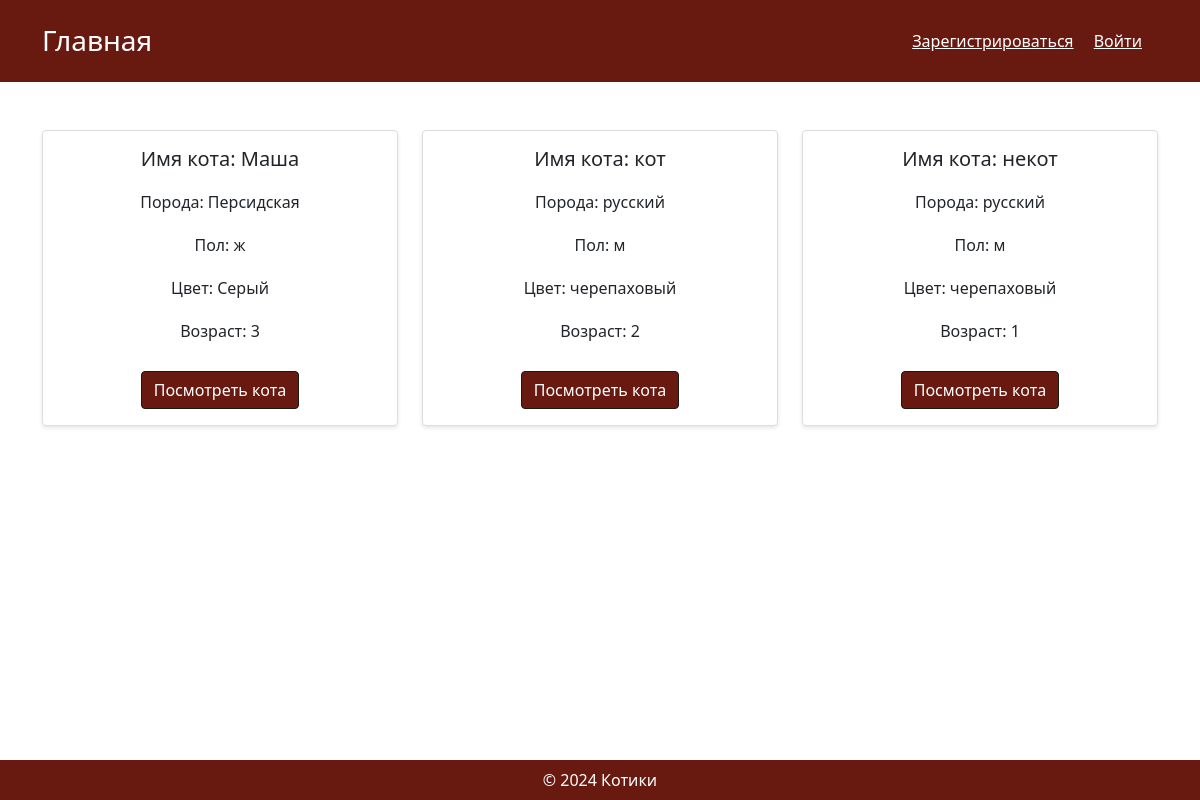
Before: / with the older database file.
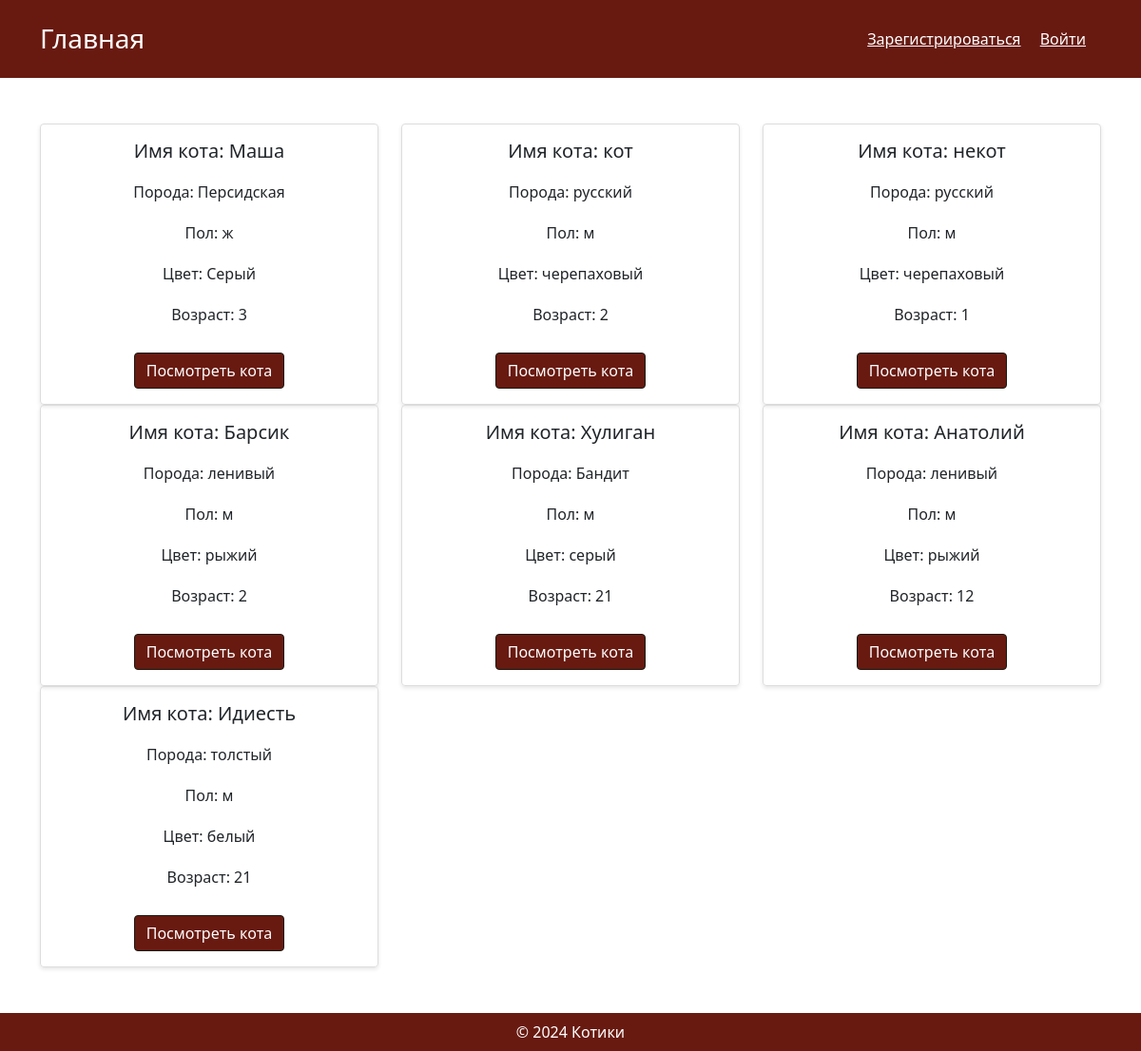
After: the same page with the newer database file.
### CatModels.py (models this page shows)
class Cats(db.Model):
    __tablename__ = 'cats'
    id = db.Column(db.Integer, primary_key=True, autoincrement=True)
    name = db.Column(db.String(80), nullable=False)
    breed = db.Column(db.String(80), nullable=False)
    gender = db.Column(db.String(80), nullable=False)
    color = db.Column(db.String(80), nullable=False)
    age = db.Column(db.Integer, nullable=False)
    cats_position = db.relationship('CatsPosition', backref='cats', cascade='all, delete-orphan', lazy='dynamic')

### main.py (the view)
@app.route('/', methods=["GET"])
def main_page():
    cats = get_all_cats()
    try:
        if get_user_role() == 'user':
            return render_template('main.html', cats=cats, auth=True)
        elif get_user_role() == 'admin':
            return render_template('main.html', u=True, cats=cats, auth=True)
    except AttributeError:
        return render_template('main.html', u=False, cats=cats)

### CatModels.py (called while the page is built)
def get_all_cats():
    return Cats.query.all()

### main.py (called while the page is built)
def get_user_role():
    return current_user._get_current_object().role

### templates/main.html (shortened to what this page needs)
<!DOCTYPE html>
<html lang="ru">
<head>
    <link rel="stylesheet" href="static/css/style.css">
    <link href="https://cdn.jsdelivr.net/npm/bootstrap@5.1.3/dist/css/bootstrap.min.css" rel="stylesheet">
    <link href="https://cdnjs.cloudflare.com/ajax/libs/font-awesome/6.0.0-beta3/css/all.min.css" rel="stylesheet">
</head>
<body>
        <header class="text-white p-4">
             <div class="container">
                 <div class="d-flex justify-content-between align-items-center flex-column flex-lg-row">
                     <h1 class="h3 mb-3 mb-lg-0">Главная</h1>
                     <nav>
                         <a href="/register" class="text-white mb-2 mb-lg-0 me-0 me-lg-3">Зарегистрироваться</a>
                         <a href="/login" class="text-white mb-2 mb-lg-0 me-0 me-lg-3">Войти</a>
                    </nav>
                 </div>
             </div>
        </header>
<main class="py-5">
    <div class="container">
        <div class="row">
            {% for cat in cats %}
                <div class="col-md-4 d-flex">
                    <div class="product-card w-100">
                        <h3>Имя кота: {{ cat.name }}</h3>
                        <p>Порода: {{ cat.breed }}</p>
                        <p>Пол: {{ cat.gender }}</p>
                        <p>Цвет: {{ cat.color }}</p>
                        <p>Возраст: {{ cat.age }}</p>
                        <a href="{{ cat.id }} ">
                        <button class="btn btn-primary add-to-cart-top">Посмотреть кота</button>
                        </a>
                    </div>
                </div>
            {% endfor %}
        </div>
    </div>
</main>
<footer class="text-white p-2 text-center">
    &copy; 2024 Котики
</footer>
</body>
</html>

### static/css/style.css (style rules this page uses)
body { margin: 0; font-family: Arial, sans-serif; height: 100%; display: flex; flex-direction: column; min-height: 100vh; }
main { flex: 1; }
header, footer { background-color: #681a11; color: white; }
footer { margin-top: auto; }
.product-card { border: 1px solid #ddd; border-radius: 4px; padding: 16px; margin-bottom: 16px; text-align: center; box-shadow: 0 2px 4px rgba(0, 0, 0, 0.1); height: 100%; display: flex; flex-direction: column; justify-content: space-between; }
.product-card h3 { font-size: 1.25rem; margin: 0 0 8px; flex-grow: 1; }
.product-card p { margin: 8px 0; flex-grow: 1; }
.product-card button { margin-top: auto; }
.product-card .btn { margin-top: 1rem; background-color: #681a11; border-color: #181a11; }
.btn.btn-primary { margin-top: 1rem; background-color: #681a11; border-color: #181a11; }

Changed rows visible on the page:
added Cats: name "Барсик", breed "ленивый", gender "м", color "рыжий", age "2"
added Cats: name "Хулиган", breed "Бандит", gender "м", color "серый", age "21"
added Cats: name "Анатолий", breed "ленивый", gender "м", color "рыжий", age "12"
added Cats: name "Идиесть", breed "толстый", gender "м", color "белый", age "21"
